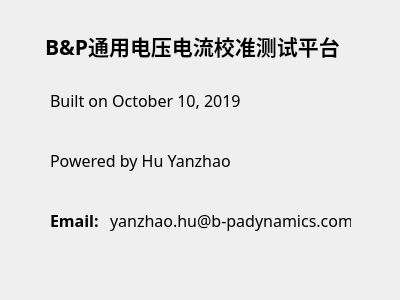
<?xml version="1.0" encoding="UTF-8"?>
<ui version="4.0">
 <class>About</class>
 <widget class="QDialog" name="About">
  <property name="geometry">
   <rect>
    <x>0</x>
    <y>0</y>
    <width>400</width>
    <height>300</height>
   </rect>
  </property>
  <property name="windowTitle">
   <string>关于</string>
  </property>
  <widget class="QLabel" name="label">
   <property name="geometry">
    <rect>
     <x>45</x>
     <y>30</y>
     <width>311</width>
     <height>31</height>
    </rect>
   </property>
   <property name="font">
    <font>
     <family>楷体</family>
     <pointsize>16</pointsize>
     <weight>75</weight>
     <bold>true</bold>
    </font>
   </property>
   <property name="text">
    <string>B&amp;P通用电压电流校准测试平台</string>
   </property>
  </widget>
  <widget class="QLabel" name="label_2">
   <property name="geometry">
    <rect>
     <x>50</x>
     <y>90</y>
     <width>221</width>
     <height>21</height>
    </rect>
   </property>
   <property name="font">
    <font>
     <family>Arial Unicode MS</family>
     <pointsize>12</pointsize>
    </font>
   </property>
   <property name="text">
    <string>Built on October 10, 2019</string>
   </property>
  </widget>
  <widget class="QLabel" name="label_3">
   <property name="geometry">
    <rect>
     <x>50</x>
     <y>150</y>
     <width>251</width>
     <height>21</height>
    </rect>
   </property>
   <property name="font">
    <font>
     <family>Andalus</family>
     <pointsize>12</pointsize>
    </font>
   </property>
   <property name="text">
    <string>Powered by Hu Yanzhao</string>
   </property>
  </widget>
  <widget class="QLabel" name="label_4">
   <property name="geometry">
    <rect>
     <x>50</x>
     <y>210</y>
     <width>61</width>
     <height>21</height>
    </rect>
   </property>
   <property name="font">
    <font>
     <family>Batang</family>
     <pointsize>12</pointsize>
     <weight>75</weight>
     <bold>true</bold>
    </font>
   </property>
   <property name="text">
    <string>Email:</string>
   </property>
  </widget>
  <widget class="QLabel" name="label_5">
   <property name="geometry">
    <rect>
     <x>110</x>
     <y>210</y>
     <width>241</width>
     <height>21</height>
    </rect>
   </property>
   <property name="font">
    <font>
     <family>Arial Unicode MS</family>
     <pointsize>12</pointsize>
    </font>
   </property>
   <property name="text">
    <string>yanzhao.hu@b-padynamics.com</string>
   </property>
  </widget>
 </widget>
 <resources/>
 <connections/>
</ui>
